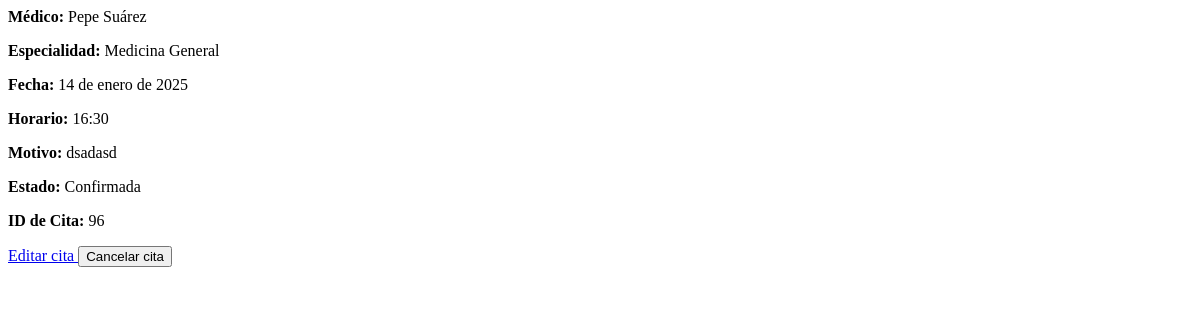
Page /core/appointment/96/details/ (signed in) on the earlier database version.
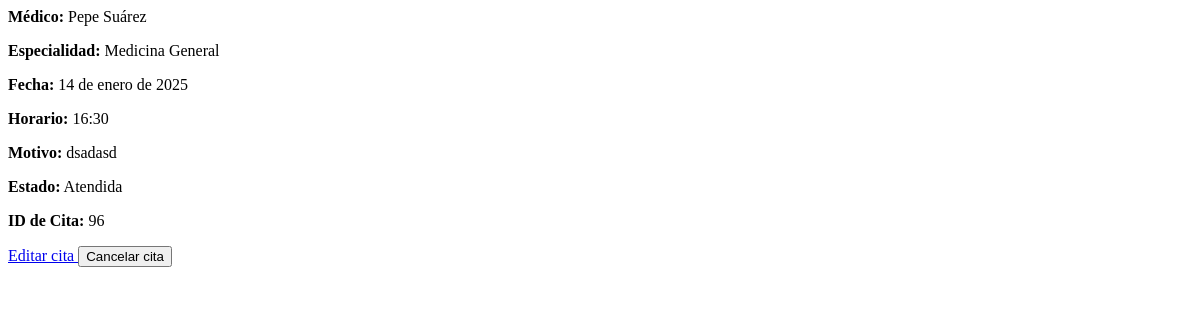
Same page on the later database version.
### core/models.py (models this page shows, shortened)
class Appointment(models.Model):
    patient = models.ForeignKey(
        'User', on_delete=models.CASCADE, related_name='patient_appointments')
    doctor = models.ForeignKey(
        'Doctor', on_delete=models.CASCADE, related_name='doctor_appointments')
    speciality = models.ForeignKey(
        'Speciality', on_delete=models.SET_NULL, null=True, blank=True, related_name='appointments')
    appointment_date = models.DateField()
    appointment_time = models.TimeField()
    reason = models.TextField()
    created_at = models.DateTimeField(default=timezone.now, editable=False)
    modified_at = models.DateTimeField(auto_now=True)
    status = models.CharField(
        max_length=20,
        choices=[
            ('PENDING', 'Pendiente'),
            ('CONFIRMED', 'Confirmada'),
            ('CANCELLED', 'Cancelada'),
            ('ATTENDED', 'Atendida'),
            ('NO_SHOW', 'No asistió'),
        ],
        default='CONFIRMED'
    )
    class Meta:
        verbose_name = 'Cita'
        verbose_name_plural = 'Citas'

class User(AbstractUser):
    middle_name = models.CharField(max_length=30, blank=True, null=True)
    maternal_surname = models.CharField(max_length=30, blank=True, null=True)
    identification = models.CharField(max_length=13, blank=True, null=True)
    address = models.CharField(max_length=50, blank=True, null=True)
    city = models.CharField(max_length=15, blank=True, null=True)
    phone_number = models.CharField(max_length=10, blank=True, null=True)
    birth_date = models.DateField(blank=True, null=True)
    GENRE_CHOICES = [
        ('M', 'Masculino'),
        ('F', 'Femenino'),
    ]
    genre = models.CharField(
        max_length=1, choices=GENRE_CHOICES, blank=False, null=False)

class Speciality(models.Model):
    name = models.CharField(max_length=80)
    description = models.TextField()
    detailed_description = models.TextField(null=True, blank=True)
    created_at = models.DateTimeField(default=timezone.now, editable=False)
    modified_by = models.ForeignKey(
        User, on_delete=models.SET_NULL, null=True, blank=True)
    modified_at = models.DateTimeField(auto_now=True)
    status = models.BooleanField(default=True)
    class Meta:
        verbose_name = 'Especialidad'
        verbose_name_plural = 'Especialidades'

### core/views/appointment_views.py (the view)
@login_required
def appointment_details(request, appointment_id):
    appointment = get_object_or_404(Appointment, id=appointment_id)
    is_history = request.GET.get('is_history', 'false').lower() == 'true'
    template = 'shared/appointment_history_details.html' if is_history else 'shared/appointment_details.html'
    return render(request, template, {'appointment': appointment})

### core/context_processors.py (called while the page is built)
def group_context(request):
    if request.user.is_authenticated:
        return {
            'is_paciente': request.user.groups.filter(name='Paciente').exists(),
            'is_administrador': request.user.groups.filter(name='Administrador').exists(),
            'is_secretaria': request.user.groups.filter(name='Secretaria').exists(),
            'is_doctor': request.user.groups.filter(name='Doctor').exists(),
        }
    return {}

### core/templates/shared/appointment_details.html (shortened to what this page needs)
<p><strong>Médico:</strong> {{ appointment.doctor.first_name }} {{ appointment.doctor.last_name }}</p>
<p><strong>Especialidad:</strong> {{ appointment.speciality.name }}</p>
<p><strong>Fecha:</strong> {{ appointment.appointment_date }}</p>
<p><strong>Horario:</strong> {{ appointment.appointment_time }}</p>
<p><strong>Motivo:</strong> {{ appointment.reason }}</p>
<p><strong>Estado:</strong> {{ appointment.get_status_display }}</p>
<p><strong>ID de Cita:</strong> {{ appointment.id }}</p>
<a href="{% url 'edit_appointment_view' appointment.id %}" class="btn custom-button">
     Editar cita
</a>
<button class="btn btn-danger" id="cancelAppointmentBtn" hx-delete="{% url 'cancel_appointment' appointment.id %}"
    hx-target="this" hx-swap="none" hx-on="htmx:afterRequest: handleCancellationResponse(event)"
    hx-on-error="Swal.fire('Error', 'Ocurrió un error al cancelar la cita', 'error')">
     Cancelar cita
</button>

Differences in the rows shown:
changed Appointment "dsadasd": status "Confirmada" → "Atendida"
